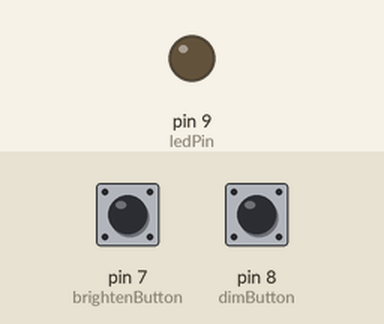
The sketch below on a simulated Arduino Uno, built with avr-gcc and run on an emulated ATmega328P. On the bench: output pins drawn as LEDs (lit = HIGH). Inputs (shaded band) come from the test bench; at power-on: pin 7 (brightenButton) LOW, pin 8 (dimButton) LOW.

Above: at 1.2 s.
1.3 s: pin 7 (brightenButton) pulled HIGH for 0.15 s
At 2.1 s:
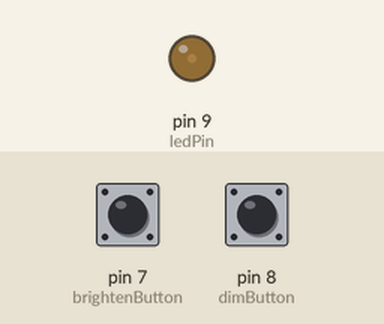
2.9 s: pin 8 (dimButton) pulled HIGH for 0.15 s
At 3.4 s:
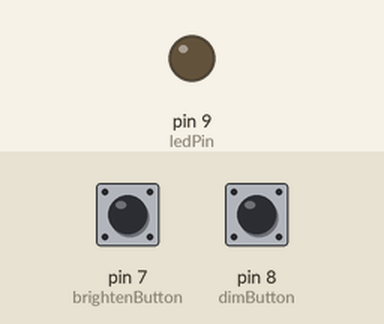
4.5 s: pin 7 (brightenButton) pulled HIGH for 1 s
At 5.8 s:
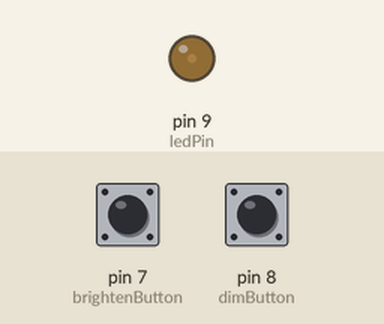
7.0 s: pin 8 (dimButton) pulled HIGH for 1 s
At 7.7 s:
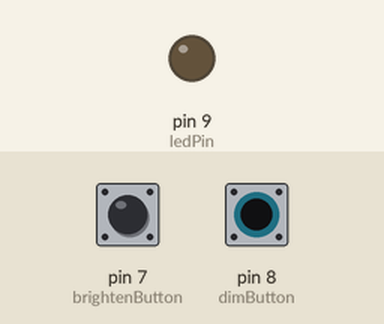
9.5 s: pin 7 (brightenButton) pulsed HIGH 5 times (0.12 s each, 0.3 s apart)
At 11.7 s:
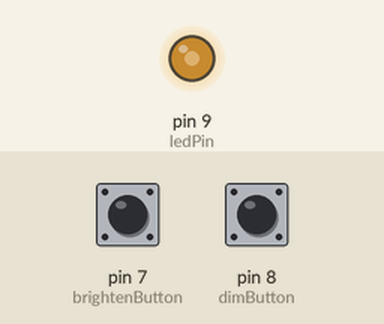
12.5 s: pin 7 (brightenButton) pulsed HIGH 5 times (0.12 s each, 0.3 s apart)
At 14.0 s:
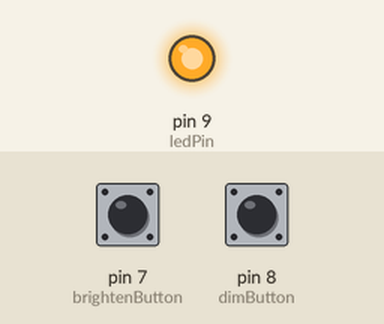
Timing chart, 0 to 15.5 s (numbered marks = the images above; inputs shaded):
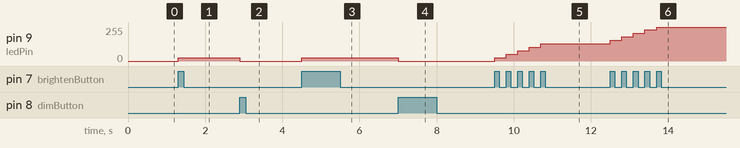

Measured:
- after the input at 1.3 s, pin 9 (ledPin): 0/255 → 26/255 at once
- after the input at 2.9 s, pin 9 (ledPin): 26/255 → 0/255 at once
- after the input at 4.5 s, pin 9 (ledPin): 0/255 → 26/255 at once
- after the input at 7.0 s, pin 9 (ledPin): 26/255 → 0/255 at once
- after the input at 9.5 s, pin 9 (ledPin): moves from 0/255 to 130/255 over 1.2 s, starting at once
- after the input at 12.5 s, pin 9 (ledPin): moves from 130/255 to 255/255 over 1.2 s, starting at once

The sketch:

exercise3_led_brightness_control.ino.ino
```cpp
const int ledPin = 9;       // PWM pin
const int brightenButton = 7;
const int dimButton = 8;

int brightness = 0;
const int brightnessStep = 26; // 10 presses reaches about 255

bool lastBrightenState = LOW;
bool lastDimState = LOW;

unsigned long lastBrightenPress = 0;
unsigned long lastDimPress = 0;

const unsigned long debounceTime = 200;

void setup() {
  pinMode(ledPin, OUTPUT);

  pinMode(brightenButton, INPUT);
  pinMode(dimButton, INPUT);

  analogWrite(ledPin, brightness);
}

void loop() {
  bool brightenState = digitalRead(brightenButton);
  bool dimState = digitalRead(dimButton);

  unsigned long now = millis();

  // Detect a new brighten-button press
  if (brightenState == HIGH &&
      lastBrightenState == LOW &&
      now - lastBrightenPress > debounceTime) {

    brightness = brightness + brightnessStep;

    if (brightness > 255) {
      brightness = 255;
    }

    analogWrite(ledPin, brightness);
    lastBrightenPress = now;
  }

  // Detect a new dim-button press
  if (dimState == HIGH &&
      lastDimState == LOW &&
      now - lastDimPress > debounceTime) {

    brightness = brightness - brightnessStep;

    if (brightness < 0) {
      brightness = 0;
    }

    analogWrite(ledPin, brightness);
    lastDimPress = now;
  }

  lastBrightenState = brightenState;
  lastDimState = dimState;
}
```
